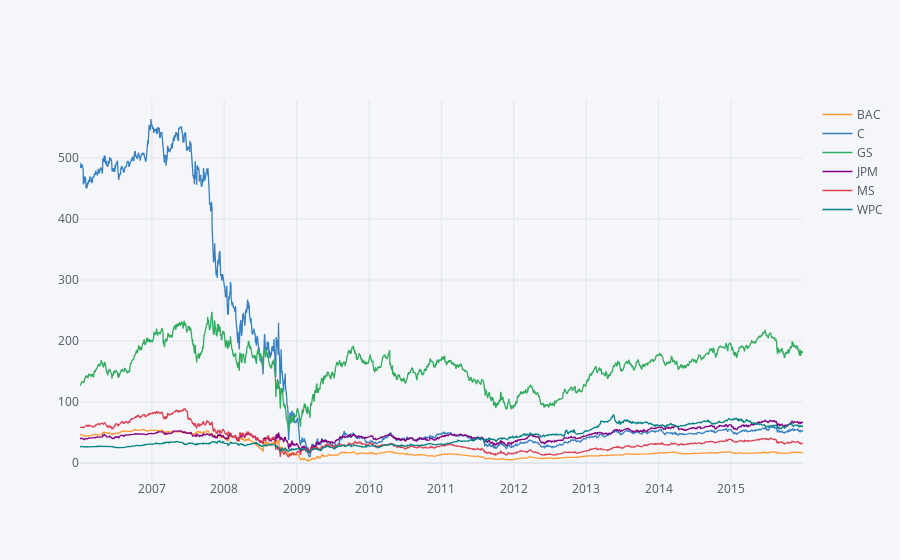

This figure's notebook cell:
### Code cell
# Create an interactive plot, by using iplot
bank_stocks.xs(key='Close', axis=1, level='Stock Info').iplot()

### Figure 1 — Plotly figure (JSON) as saved in the notebook; plotly's stock layout.template omitted (floating-point values rounded to 4 significant figures; data arrays with more than 128 entries replaced by an {"elided": "..."} marker saying what was removed)
{"data": [{"line": {"color": "rgba(255, 153, 51, 1.0)", "dash": "solid", "shape": "linear", "width": 1.3}, "mode": "lines", "name": "BAC", "text": "", "type": "scatter", "x": {"elided": "2517 str values"}, "y": {"elided": "2517 float values"}}, {"line": {"color": "rgba(55, 128, 191, 1.0)", "dash": "solid", "shape": "linear", "width": 1.3}, "mode": "lines", "name": "C", "text": "", "type": "scatter", "x": {"elided": "2517 str values"}, "y": {"elided": "2517 float values"}}, {"line": {"color": "rgba(50, 171, 96, 1.0)", "dash": "solid", "shape": "linear", "width": 1.3}, "mode": "lines", "name": "GS", "text": "", "type": "scatter", "x": {"elided": "2517 str values"}, "y": {"elided": "2517 float values"}}, {"line": {"color": "rgba(128, 0, 128, 1.0)", "dash": "solid", "shape": "linear", "width": 1.3}, "mode": "lines", "name": "JPM", "text": "", "type": "scatter", "x": {"elided": "2517 str values"}, "y": {"elided": "2517 float values"}}, {"line": {"color": "rgba(219, 64, 82, 1.0)", "dash": "solid", "shape": "linear", "width": 1.3}, "mode": "lines", "name": "MS", "text": "", "type": "scatter", "x": {"elided": "2517 str values"}, "y": {"elided": "2517 float values"}}, {"line": {"color": "rgba(0, 128, 128, 1.0)", "dash": "solid", "shape": "linear", "width": 1.3}, "mode": "lines", "name": "WPC", "text": "", "type": "scatter", "x": {"elided": "2517 str values"}, "y": {"elided": "2517 float values"}}], "layout": {"legend": {"bgcolor": "#F5F6F9", "font": {"color": "#4D5663"}}, "paper_bgcolor": "#F5F6F9", "plot_bgcolor": "#F5F6F9", "title": {"font": {"color": "#4D5663"}}, "xaxis": {"gridcolor": "#E1E5ED", "showgrid": true, "tickfont": {"color": "#4D5663"}, "title": {"font": {"color": "#4D5663"}, "text": ""}, "zerolinecolor": "#E1E5ED"}, "yaxis": {"gridcolor": "#E1E5ED", "showgrid": true, "tickfont": {"color": "#4D5663"}, "title": {"font": {"color": "#4D5663"}, "text": ""}, "zerolinecolor": "#E1E5ED"}}}
